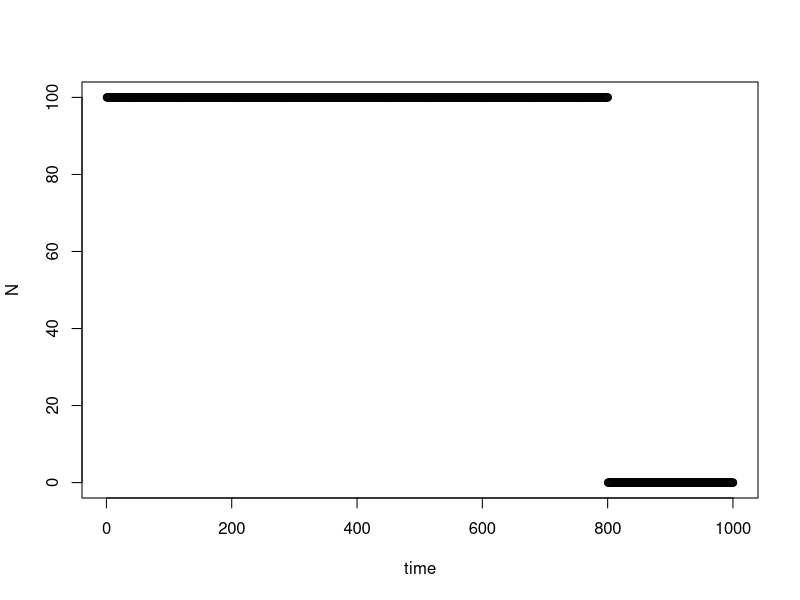
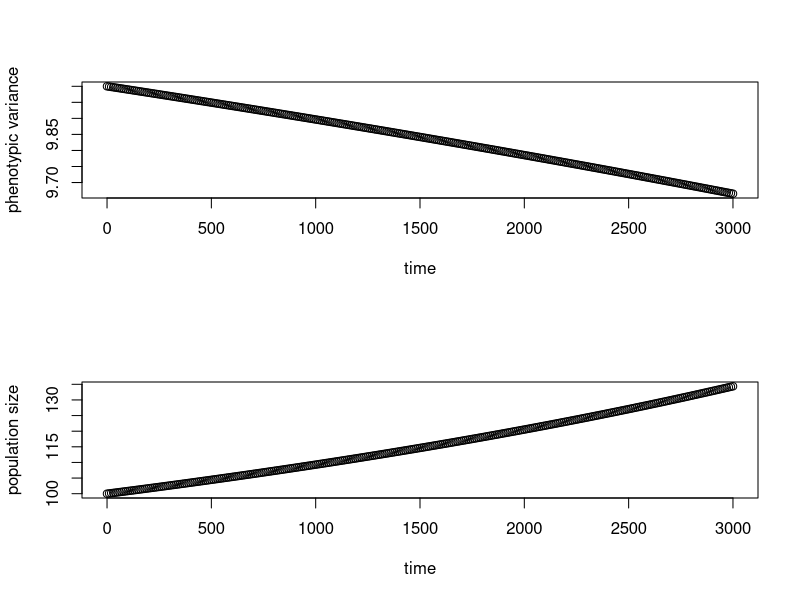
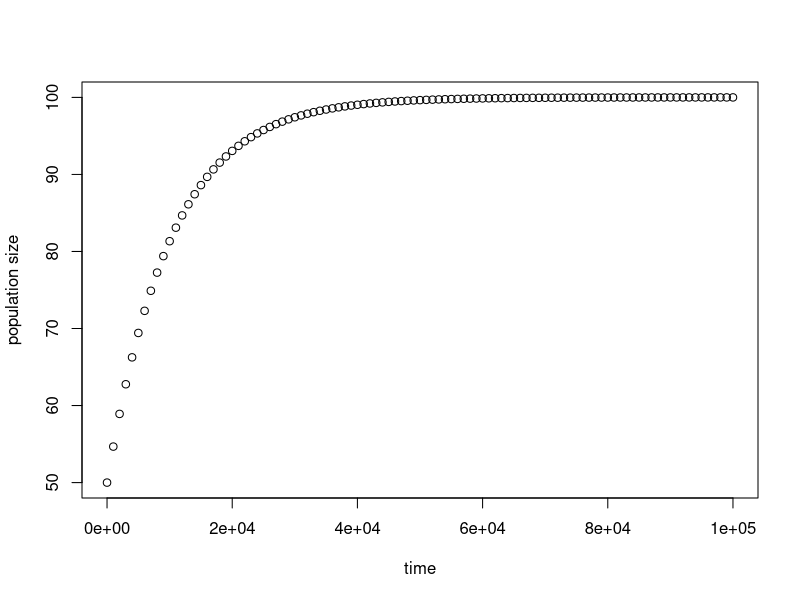
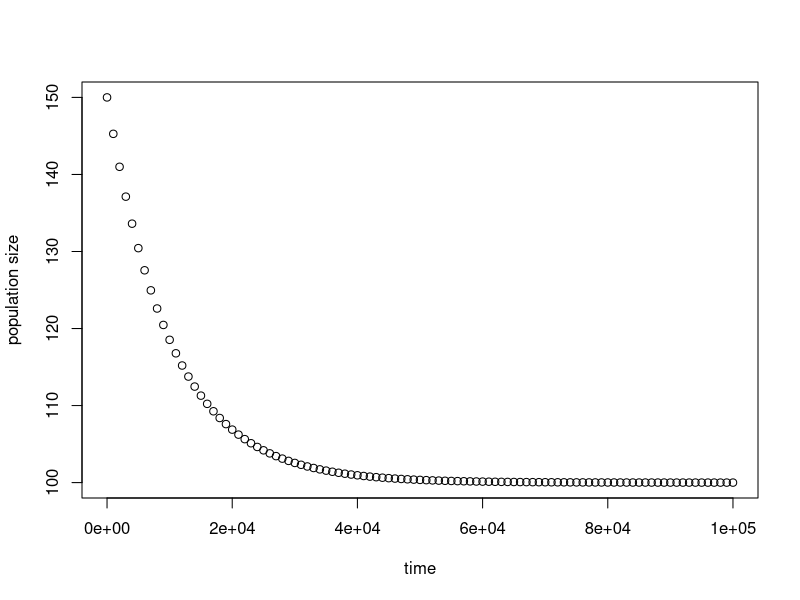
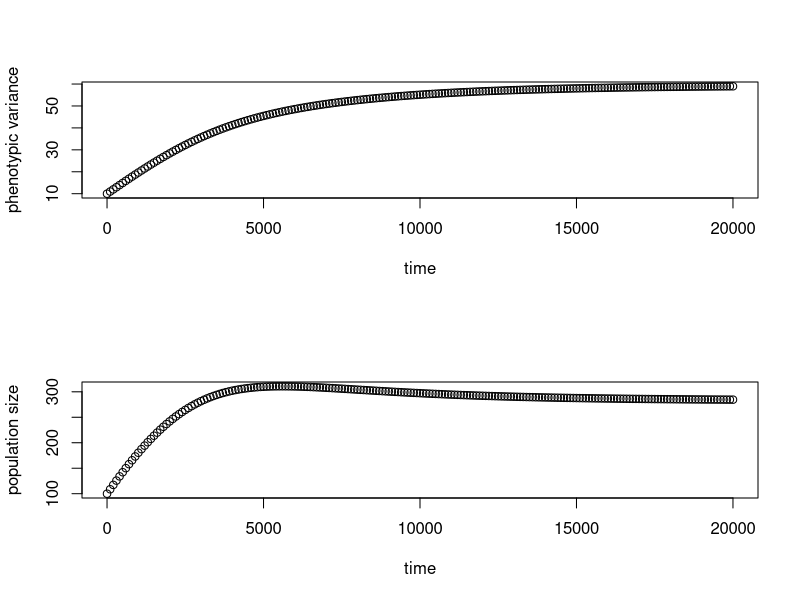
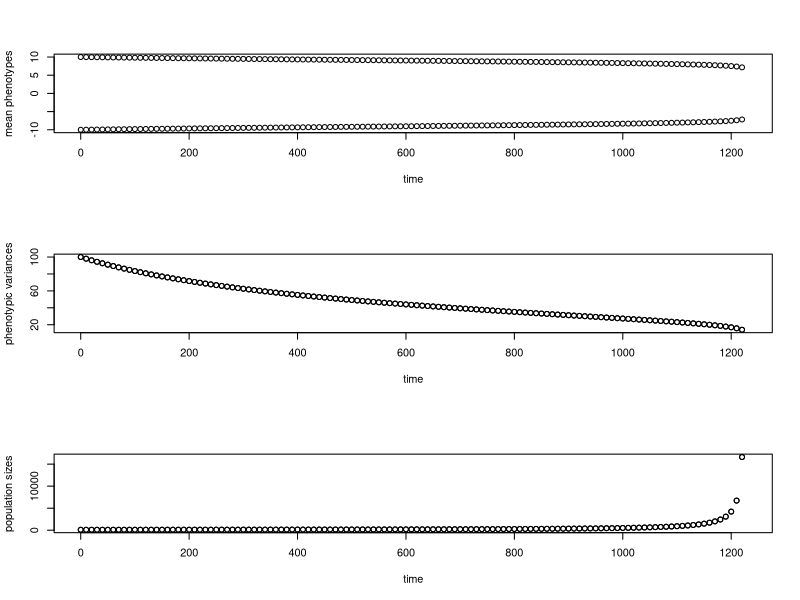
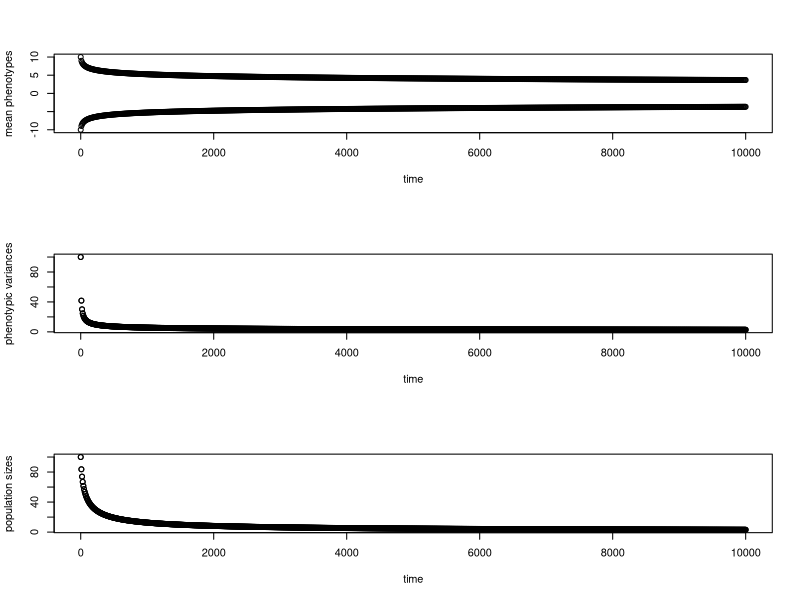
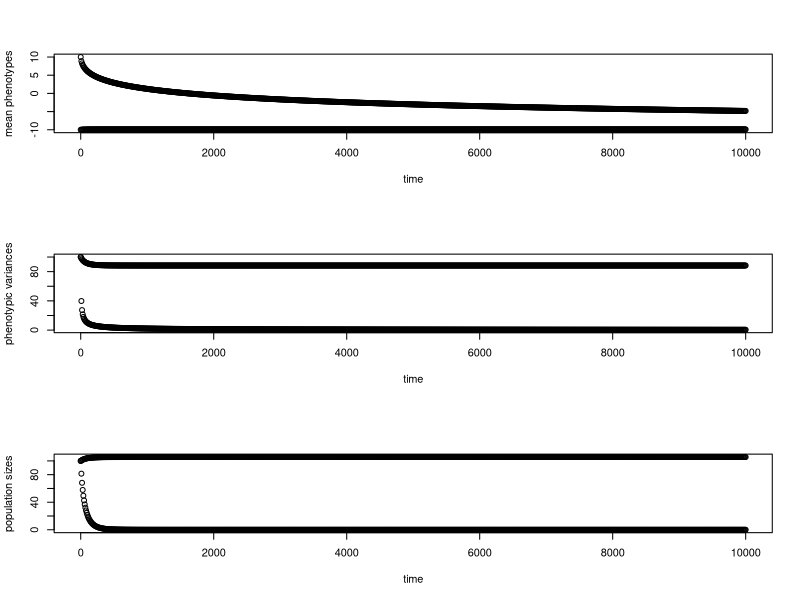

Write R code to recreate these figures, in order.
## ---- chunk 1
knitr::opts_chunk$set(echo = TRUE)
## ---- chunk 2
time <- 1:1000
N <- c(rep(100,800),rep(0,200))
plot(time,N)
## ---- chunk 3
require(deSolve)
parameters <- c(p=0.01,lnWmax=0.0001,omega=1000)
state      <- c(sigma=10,N=100)
Evolve     <- function(t,state,parameters){
  with(as.list(c(state,parameters)),{
    dsigma <- -p*N*sigma^2/(omega^2+sigma)
    dN <- p*N^2*(lnWmax+log(omega^2/(omega^2+sigma))-(sigma)/(2*omega^2+2*sigma))
    
    list(c(dsigma,dN))
  })
}
times <- seq(0,3000,by=10)
out <- ode(y=state,times=times,func=Evolve,parms=parameters)
times <- out[,"time"]
## ---- chunk 4
par(mfrow=c(2,1))
plot(times,out[,"sigma"],xlab="time",ylab="phenotypic variance")
plot(times,out[,"N"],xlab="time",ylab="population size")
## ---- chunk 5
require(deSolve)
parameters <- c(p=1,lnW1=0.01,lnW2=-0.0001)
state      <- c(N=50)
Evolve     <- function(t,state,parameters){
  with(as.list(c(state,parameters)),{
    dN <- p*N*(lnW1+N*lnW2)/(N+1)
    
    list(c(dN))
  })
}
times <- seq(0,100000,by=1000)
out <- ode(y=state,times=times,func=Evolve,parms=parameters)
times <- out[,"time"]
## ---- chunk 6
par(mfrow=c(1,1))
plot(times,out[,"N"],xlab="time",ylab="population size")
## ---- chunk 7
require(deSolve)
parameters <- c(p=1,lnW1=0.01,lnW2=-0.0001)
state      <- c(N=150)
Evolve     <- function(t,state,parameters){
  with(as.list(c(state,parameters)),{
    dN <- p*N*(lnW1+N*lnW2)/(N+1)
    
    list(c(dN))
  })
}
times <- seq(0,100000,by=1000)
out <- ode(y=state,times=times,func=Evolve,parms=parameters)
times <- out[,"time"]
## ---- chunk 8
par(mfrow=c(1,1))
plot(times,out[,"N"],xlab="time",ylab="population size")
## ---- chunk 9
require(deSolve)
parameters <- c(p=1,lnW1=0.1,lnW2=-0.0001,omega=10000,eta=0.1)
state      <- c(sigma=10,N=100)
Evolve     <- function(t,state,parameters){
  with(as.list(c(state,parameters)),{
    dsigma <- eta^2-p*N*sigma^2/(omega^2+sigma)
    dN <- p*N*(lnW1/(N+1)+N*lnW2/(N+1)+N*log(omega^2/(omega^2+sigma))-N*(sigma)/(2*omega^2+2*sigma))
    
    list(c(dsigma,dN))
  })
}
times <- seq(0,20000,by=100)
out <- ode(y=state,times=times,func=Evolve,parms=parameters)
times <- out[,"time"]
## ---- chunk 10
par(mfrow=c(2,1))
plot(times,out[,"sigma"],xlab="time",ylab="phenotypic variance")
plot(times,out[,"N"],xlab="time",ylab="population size")
## ---- chunk 11
require(deSolve)
parameters <- c(p1=0.01,p2=0.01,lnW1max=0.001,lnW2max=0.001,omega1=1000,omega2=1000)
state      <- c(x=10,y=-10,sigma1=10,sigma2=10,N1=100,N2=100)
Evolve     <- function(t,state,parameters){
  with(as.list(c(state,parameters)),{
    dx <- p1*N2*sigma1^2*(y-x)/(omega1^2+sigma2^2)
    dy <- p2*N1*sigma2^2*(x-y)/(omega2^2+sigma1^2)
    dsigma1 <- -p1*N2*sigma1^4/(omega1^2+sigma2^2)
    dsigma2 <- -p2*N1*sigma2^4/(omega2^2+sigma1^2)
    dN1 <- p1*N1*N2*(lnW1max-((y-x)^2+sigma1^2)/(2*omega1^2+2*sigma2^2))
    dN2 <- p2*N1*N2*(lnW2max-((y-x)^2+sigma2^2)/(2*omega2^2+2*sigma1^2))
    
    list(c(dx,dy,dsigma1,dsigma2,dN1,dN2))
  })
}
times <- seq(0,10000,by=10)
out <- ode(y=state,times=times,func=Evolve,parms=parameters)
times <- out[,"time"]
## ---- chunk 12
par(mfrow=c(3,1))
plot(c(times,times),out[,c("x","y")],xlab="time",ylab="mean phenotypes")
plot(c(times,times),out[,c("sigma1","sigma2")]^2,xlab="time",ylab="phenotypic variances")
plot(c(times,times),out[,c("N1","N2")],xlab="time",ylab="population sizes")
## ---- chunk 13
parameters <- c(p1=0.01,p2=0.01,lnW1max=0.001,lnW2max=0.001,omega1=100,omega2=100)
times <- seq(0,10000,by=10)
out <- ode(y=state,times=times,func=Evolve,parms=parameters)
times <- out[,"time"]
par(mfrow=c(3,1))
plot(c(times,times),out[,c("x","y")],xlab="time",ylab="mean phenotypes")
plot(c(times,times),out[,c("sigma1","sigma2")]^2,xlab="time",ylab="phenotypic variances")
plot(c(times,times),out[,c("N1","N2")],xlab="time",ylab="population sizes")
## ---- chunk 14
parameters <- c(p1=0.01,p2=0.01,lnW1max=0.001,lnW2max=0.001,omega1=100,omega2=1000)
times <- seq(0,10000,by=10)
out <- ode(y=state,times=times,func=Evolve,parms=parameters)
times <- out[,"time"]
par(mfrow=c(3,1))
plot(c(times,times),out[,c("x","y")],xlab="time",ylab="mean phenotypes")
plot(c(times,times),out[,c("sigma1","sigma2")]^2,xlab="time",ylab="phenotypic variances")
plot(c(times,times),out[,c("N1","N2")],xlab="time",ylab="population sizes")
## ---- chunk 15
require(deSolve)
parameters <- c(p1=1,p2=1,p11=1,p22=1,lnW1max=0.00,lnW2max=0.00,lnW22=-0.0001,lnW21=0.01,lnW11=0.01,lnW12=-0.0001,omega1=10000,omega2=10000,omega11=10000,omega22=10000,eta1=0.01,eta2=0.01)
state      <- c(x=10,y=-10,sigma1=10,sigma2=10,N1=100,N2=100)
Evolve     <- function(t,state,parameters){
  with(as.list(c(state,parameters)),{
    dx <- p1*N2*sigma1*(y-x)/(omega1^2+sigma2)
    dy <- p2*N1*sigma2*(x-y)/(omega2^2+sigma1)
    dsigma1 <- eta1^2-sigma1^2*(p1*N2/(omega1^2+sigma2)+p11*N1/(omega11^2+sigma1))
    dsigma2 <- eta2^2-sigma2^2*(p2*N1/(omega2^2+sigma1)+p22*N1/(omega22^2+sigma2))
    dN1 <- p1*N1*N2*(lnW1max-((y-x)^2+sigma1)/(2*omega1^2+2*sigma2))+
      p11*N1*(lnW11/(N1+1)+N1*lnW12/(N1+1)+N1*log(omega11^2/(omega11^2+sigma1))-N1*(sigma1)/(2*omega11^2+2*sigma1))
    dN2 <- p2*N1*N2*(lnW2max-((y-x)^2+sigma2)/(2*omega2^2+2*sigma1))+
      p22*N2*(lnW21/(N2+1)+N2*lnW22/(N2+1)+N2*log(omega22^2/(omega22^2+sigma2))-N2*(sigma2)/(2*omega22^2+2*sigma2))
    
    list(c(dx,dy,dsigma1,dsigma2,dN1,dN2))
  })
}
times <- seq(0,250000,by=500)
out <- ode(y=state,times=times,func=Evolve,parms=parameters)
times <- out[,"time"]
## ---- chunk 16
par(mfrow=c(3,1))
plot(c(times,times),out[,c("x","y")],xlab="time",ylab="mean phenotypes")
plot(c(times,times),out[,c("sigma1","sigma2")],xlab="time",ylab="phenotypic variances")
plot(c(times,times),out[,c("N1","N2")],xlab="time",ylab="population sizes")
## ---- chunk 17
require(deSolve)
parameters <- c(p1=1,p2=1,p11=1,p22=1,lnW1max=0.00,lnW2max=0.00,lnW22=-0.0001,lnW21=0.01,lnW11=0.01,lnW12=-0.0001,omega1=10000,omega2=100000,omega11=1000,omega22=10000,eta1=0.01,eta2=0.01)
state      <- c(x=10,y=-10,sigma1=10,sigma2=10,N1=100,N2=100)
Evolve     <- function(t,state,parameters){
  with(as.list(c(state,parameters)),{
    dx <- p1*N2*sigma1*(y-x)/(omega1^2+sigma2)
    dy <- p2*N1*sigma2*(x-y)/(omega2^2+sigma1)
    dsigma1 <- eta1^2-sigma1^2*(p1*N2/(omega1^2+sigma2)+p11*N1/(omega11^2+sigma1))
    dsigma2 <- eta2^2-sigma2^2*(p2*N1/(omega2^2+sigma1)+p22*N1/(omega22^2+sigma2))
    dN1 <- p1*N1*N2*(lnW1max-((y-x)^2+sigma1)/(2*omega1^2+2*sigma2))+
      p11*N1*(lnW11/(N1+1)+N1*lnW12/(N1+1)+N1*log(omega11^2/(omega11^2+sigma1))-N1*(sigma1)/(2*omega11^2+2*sigma1))
    dN2 <- p2*N1*N2*(lnW2max-((y-x)^2+sigma2)/(2*omega2^2+2*sigma1))+
      p22*N2*(lnW21/(N2+1)+N2*lnW22/(N2+1)+N2*log(omega22^2/(omega22^2+sigma2))-N2*(sigma2)/(2*omega22^2+2*sigma2))
    
    list(c(dx,dy,dsigma1,dsigma2,dN1,dN2))
  })
}
times <- seq(0,5000000,by=10000)
out <- ode(y=state,times=times,func=Evolve,parms=parameters)
times <- out[,"time"]
## ---- chunk 18
par(mfrow=c(3,1))
plot(c(times,times),out[,c("x","y")],xlab="time",ylab="mean phenotypes")
plot(c(times,times),out[,c("sigma1","sigma2")],xlab="time",ylab="phenotypic variances")
plot(c(times,times),out[,c("N1","N2")],xlab="time",ylab="population sizes")
